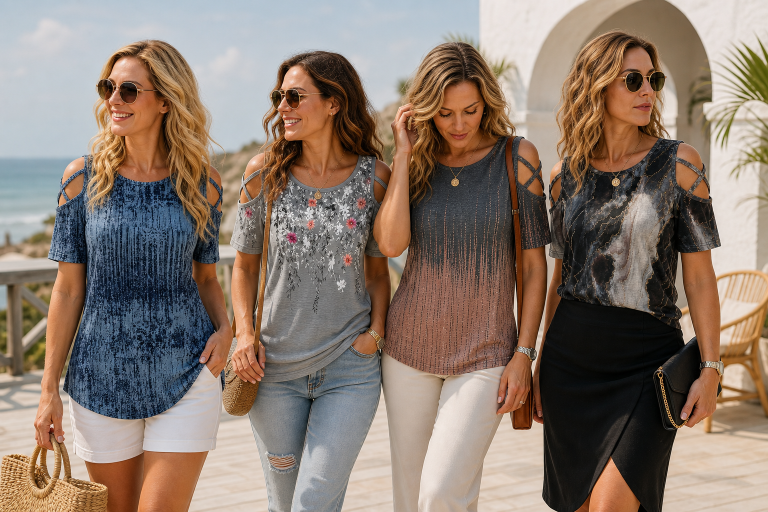
#> input picture assets/gen/gen-group-fourprints-resort-01.png, 1536 x 1024 px (shown at 1/2 size)
$ python build-group-print-contact-sheet.py
#> lines starting #> are read from the running program, lines starting #| are printed output that depends on the picture
from pathlib import Path

from PIL import Image, ImageDraw, ImageFont


ROOT = Path(__file__).resolve().parents[1]
FILES = [
    ROOT / "assets/gen/gen-group-fourprints-resort-01.png",
    ROOT / "assets/gen/gen-group-indigobark-greyfloral-beach-01.png",
    ROOT / "assets/gen/gen-group-charcoal-blackmarble-indigobark-coffee-01.png",
    ROOT / "assets/gen/gen-group-greyfloral-blackmarble-charcoal-street-01.png",
]
OUT = ROOT / "assets/gen/group-print-contact-sheet-01.jpg"

cell_w, cell_h, label_h = 620, 500, 52
sheet = Image.new("RGB", (cell_w * 2, (cell_h + label_h) * 2), "#f4f2ee")
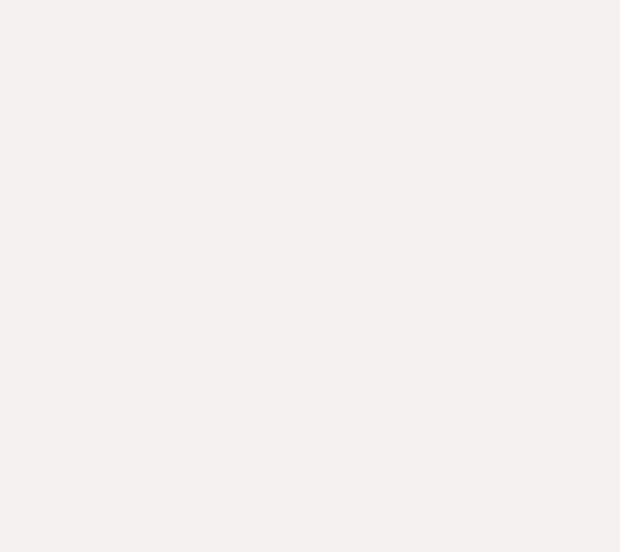
#> sheet: PIL image 1240x1104 RGB (shown at 1/2 size); mean R, G, B 244, 242, 238
draw = ImageDraw.Draw(sheet)
font = ImageFont.load_default(size=17)

for index, path in enumerate(FILES):
    image = Image.open(path).convert("RGB")
#> image is the input picture: PIL image 1536x1024 RGB; mean R, G, B 138.8, 122.3, 110.6
    image.thumbnail((cell_w - 16, cell_h - 16), Image.Resampling.LANCZOS)
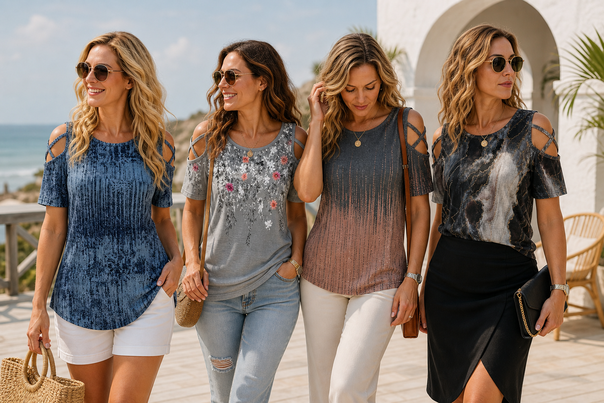
#> image: PIL image 604x403 RGB; mean R, G, B 138.8, 122.3, 110.6
    x = (index % 2) * cell_w
    y = (index // 2) * (cell_h + label_h)
    sheet.paste(image, (x + (cell_w - image.width) // 2, y + (cell_h - image.height) // 2))
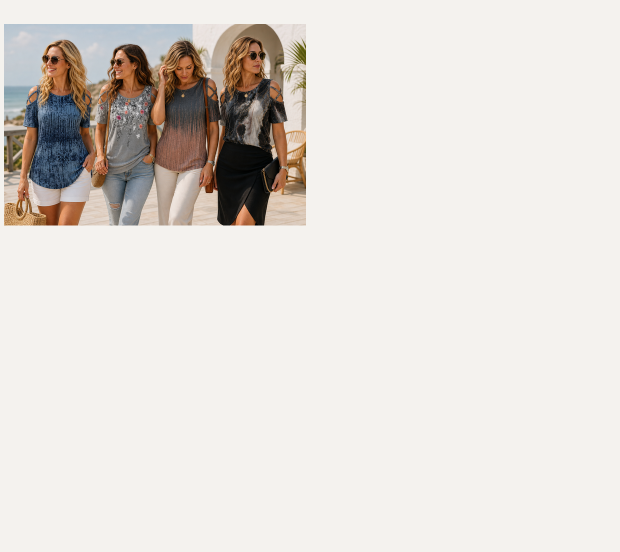
#> sheet: PIL image 1240x1104 RGB (shown at 1/2 size); mean R, G, B 225.3, 220.7, 215.3
    draw.rectangle((x, y, x + cell_w - 1, y + cell_h + label_h - 1), outline="#b7aaa0", width=2)
    draw.text((x + 16, y + cell_h + 15), path.stem, fill="#5e2a35", font=font)
#> pass 2 of the loop `for index, path in enumerate(FILES):`:
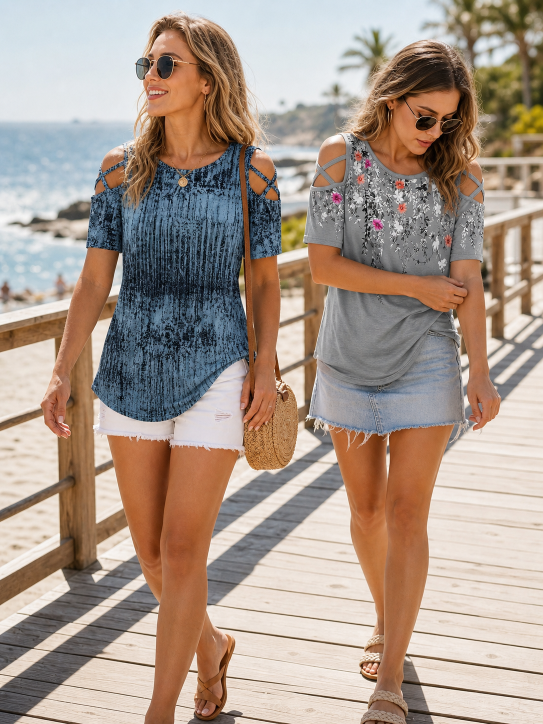
#> input picture assets/gen/gen-group-indigobark-greyfloral-beach-01.png, 1086 x 1448 px (shown at 1/2 size)
#> image is the input picture: PIL image 1086x1448 RGB; mean R, G, B 169.2, 152.1, 139.9
#> `image.thumbnail((cell_w - 16, cell_h - 16), Image.Resampling.LANCZOS)`:
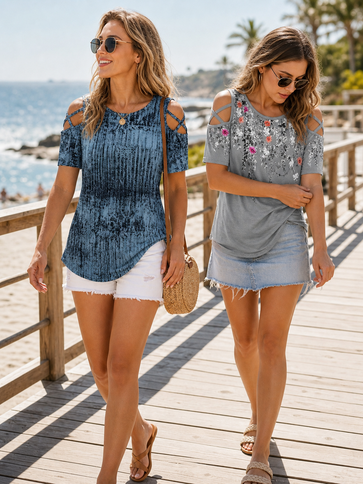
#> image: PIL image 363x484 RGB; mean R, G, B 169.2, 152.1, 139.9
#> `sheet.paste(image, (x + (cell_w - image.width) // 2, y + (cell_h - ima..`:
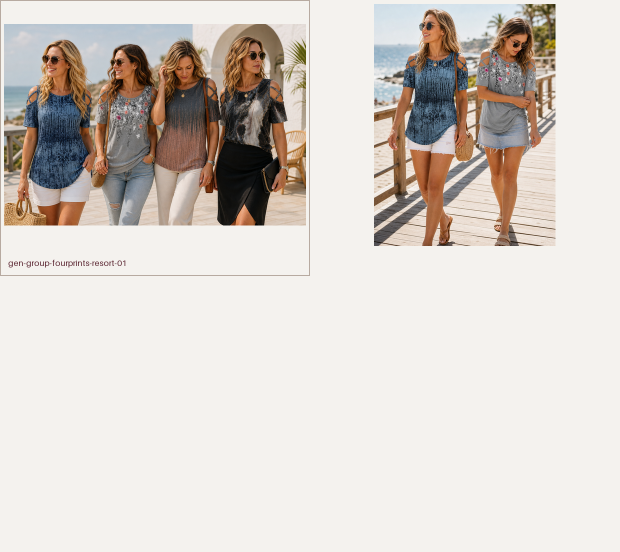
#> sheet: PIL image 1240x1104 RGB (shown at 1/2 size); mean R, G, B 215.4, 208.8, 202.4
#> pass 3 of the loop `for index, path in enumerate(FILES):`:
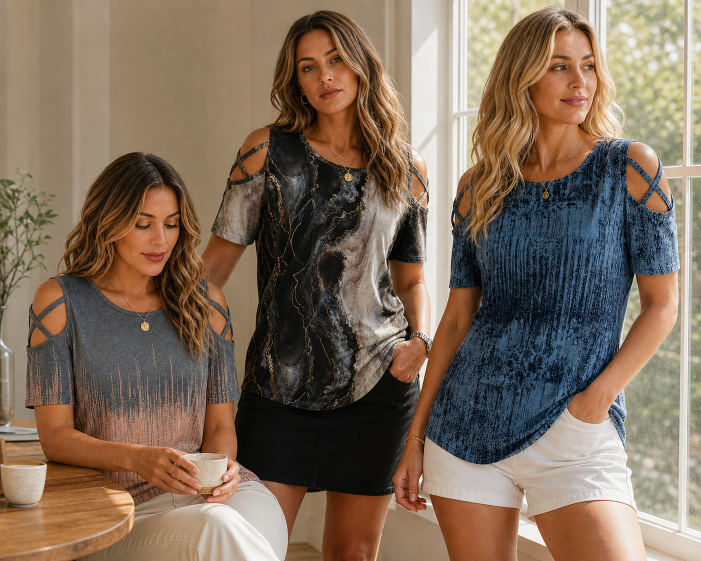
#> input picture assets/gen/gen-group-charcoal-blackmarble-indigobark-coffee-01.png, 1402 x 1122 px (shown at 1/2 size)
#> image is the input picture: PIL image 1402x1122 RGB; mean R, G, B 127, 108.2, 90.8
#> `image.thumbnail((cell_w - 16, cell_h - 16), Image.Resampling.LANCZOS)`:
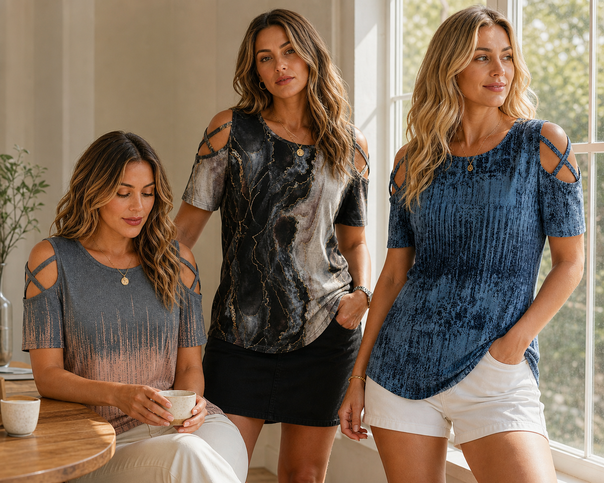
#> image: PIL image 604x483 RGB; mean R, G, B 127, 108.2, 90.8
#> `sheet.paste(image, (x + (cell_w - image.width) // 2, y + (cell_h - ima..`:
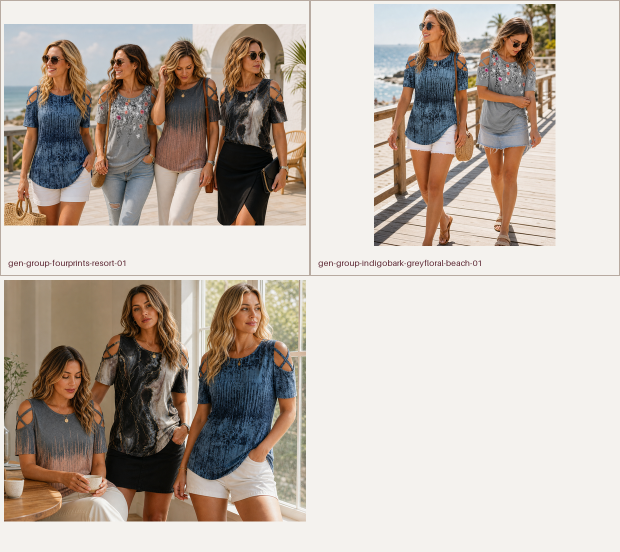
#> sheet: PIL image 1240x1104 RGB (shown at 1/2 size); mean R, G, B 190.1, 179.9, 170.6
#> the loop made 4 passes; the first 3 are shown

sheet.save(OUT, quality=92)
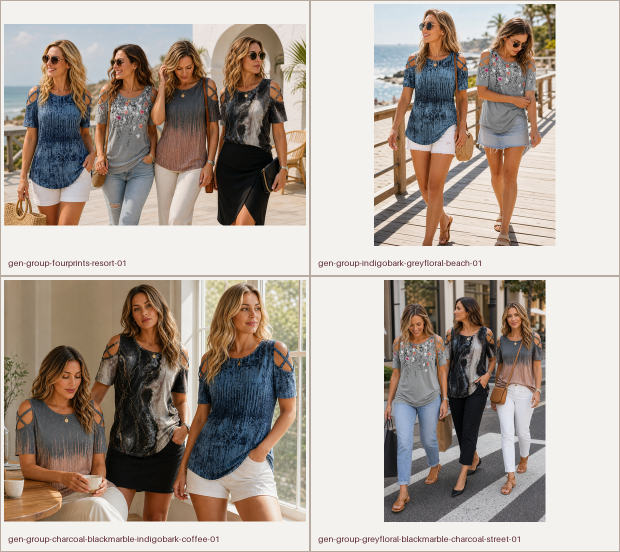
#> saved as group-print-contact-sheet-01.jpg: PIL image 1240x1104 RGB (shown at 1/2 size); mean R, G, B 175.1, 163.7, 154.3
print(OUT)
